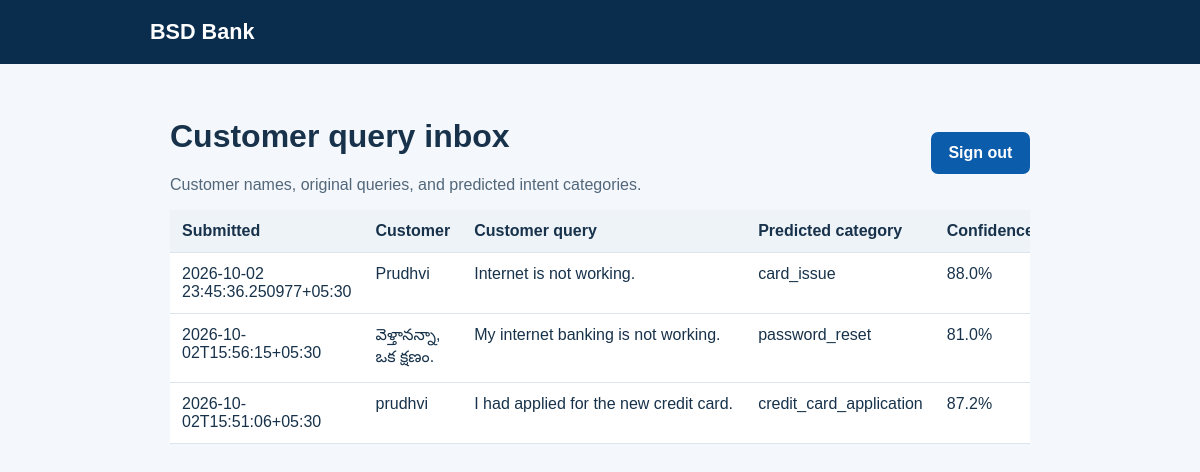
/admin (signed in), run on the app's committed database.
### tables this page shows
CREATE TABLE customer_queries (
                id INTEGER PRIMARY KEY AUTOINCREMENT,
                customer_name TEXT NOT NULL,
                query TEXT NOT NULL,
                intent TEXT NOT NULL,
                confidence REAL NOT NULL,
                submitted_at TEXT NOT NULL
            );

### app/app.py (the view)
@app.get("/admin")
def admin_inbox():
    if not session.get("admin_authenticated"):
        return redirect(url_for("admin_login"))
    try:
        initialize_store()
        records = get_submissions()
    except Exception:
        app.logger.exception("Admin inbox could not read the submission store")
        return render_template("admin.html", records=[], storage_error=True)
    return render_template("admin.html", records=records, storage_error=False)

### app/submissions.py (called while the page is built, shortened)
def _database_url() -> str | None:
    return (os.environ.get("DATABASE_URL") or os.environ.get("POSTGRES_URL")
            or os.environ.get("POSTGRES_URL_UNPOOLED") or os.environ.get("POSTGRES_URL_NON_POOLING"))

def _connect():
    database_url = _database_url()
    if os.environ.get("VERCEL"):
        raise RuntimeError("DATABASE_URL must be configured on Vercel; SQLite is local-only")
    STORE_PATH.parent.mkdir(parents=True, exist_ok=True)
    connection = sqlite3.connect(STORE_PATH, timeout=15)
    connection.row_factory = sqlite3.Row
    return connection

@contextmanager
def _connection():
    connection = _connect()
    try:
        with connection:
            yield connection
    finally:
        connection.close()

def get_submissions() -> list[dict]:
    with _connection() as connection:
        rows = connection.execute(
            """SELECT id, submitted_at, customer_name, query, intent, confidence
               FROM customer_queries ORDER BY id DESC"""
        ).fetchall()
    return [dict(row) for row in rows]

### app/templates/admin.html (shortened to what this page needs)
{% extends "base.html" %}
{% block content %}
  <div class="topline">
    <div><h1>Customer query inbox</h1><p class="muted">Customer names, original queries, and predicted intent categories.</p></div>
    <form method="post" action="{{ url_for('admin_logout') }}"><input type="hidden" name="csrf_token" value="{{ csrf_token() }}"><button type="submit">Sign out</button></form>
  </div>
  {% if storage_error %}
    <div class="notice error">The submission database is not available. Check the PostgreSQL URL setting and database connectivity.</div>
  {% elif not records %}
    <div class="notice">No customer queries have been submitted yet.</div>
  {% else %}
    <div class="table-wrap"><table>
      <thead><tr><th>Submitted</th><th>Customer</th><th>Customer query</th><th>Predicted category</th><th>Confidence</th></tr></thead>
      <tbody>{% for row in records %}<tr>
        <td>{{ row.submitted_at }}</td><td>{{ row.customer_name }}</td><td class="query">{{ row.query }}</td>
        <td>{{ row.intent }}</td><td>{{ "%.1f"|format(row.confidence * 100) }}%</td>
      </tr>{% endfor %}</tbody>
    </table></div>
  {% endif %}
{% endblock %}

### app/templates/base.html (shortened to what this page needs)
<!doctype html>
<html lang="en">
<head>
</head>
<body>
  <header><a href="{{ url_for('customer_home') }}">BSD Bank</a></header>
  <main>
    {% block content %}{% endblock %}
  </main>
</body>
</html>

### app/templates/base.html (style rules this page uses)
:root { color-scheme: light; font-family: Arial, sans-serif; color: #17324a; background: #f4f7fb; }
body { margin: 0; }
header { background: #0b2d4d; color: #fff; padding: 1.2rem max(1.25rem, calc((100% - 900px)/2)); }
header a { color: #fff; text-decoration: none; font-size: 1.35rem; font-weight: 700; }
main { box-sizing: border-box; width: min(900px, 100%); margin: 2rem auto; padding: 0 1.25rem 2rem; }
button, .button { display: inline-block; margin-top: 1rem; background: #0b5cab; border: 0; border-radius: 7px; color: #fff; padding: .75rem 1.1rem; font: inherit; font-weight: 600; cursor: pointer; text-decoration: none; }
.muted { color: #52677a; }
.table-wrap { overflow-x: auto; }
table { width: 100%; border-collapse: collapse; background: #fff; }
th, td { text-align: left; vertical-align: top; padding: .75rem; border-bottom: 1px solid #dce5ed; }
th { background: #eef3f8; }
td.query { min-width: 260px; white-space: pre-wrap; overflow-wrap: anywhere; }
.topline { display: flex; justify-content: space-between; gap: 1rem; align-items: center; }
.topline form { margin: 0; }
.topline button { margin: 0; }

### data on the page
customer_queries: submitted_at "2026-10-02 23:45:36.250977+05:30", customer_name "Prudhvi", query "Internet is not working.", intent "card_issue", row.confidence*100 "88.0"
customer_queries: submitted_at "2026-10-02T15:56:15+05:30", customer_name "వెళ్తానన్నా, ఒక క్షణం.", query "My internet banking is not working.", intent "password_reset", row.confidence*100 "81.0"
customer_queries: submitted_at "2026-10-02T15:51:06+05:30", customer_name "prudhvi", query "I had applied for the new credit card.", intent "credit_card_application", row.confidence*100 "87.2"
